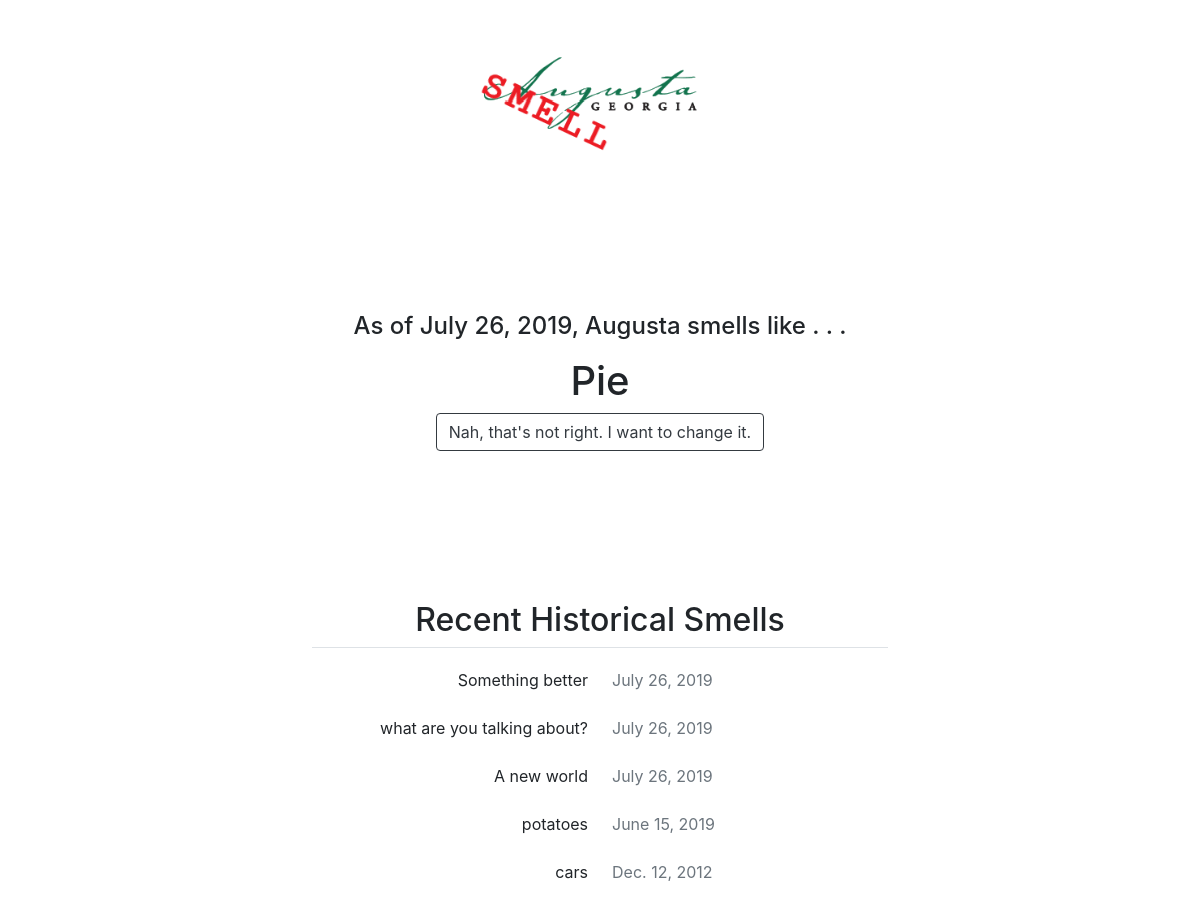
The app's page /, older data.
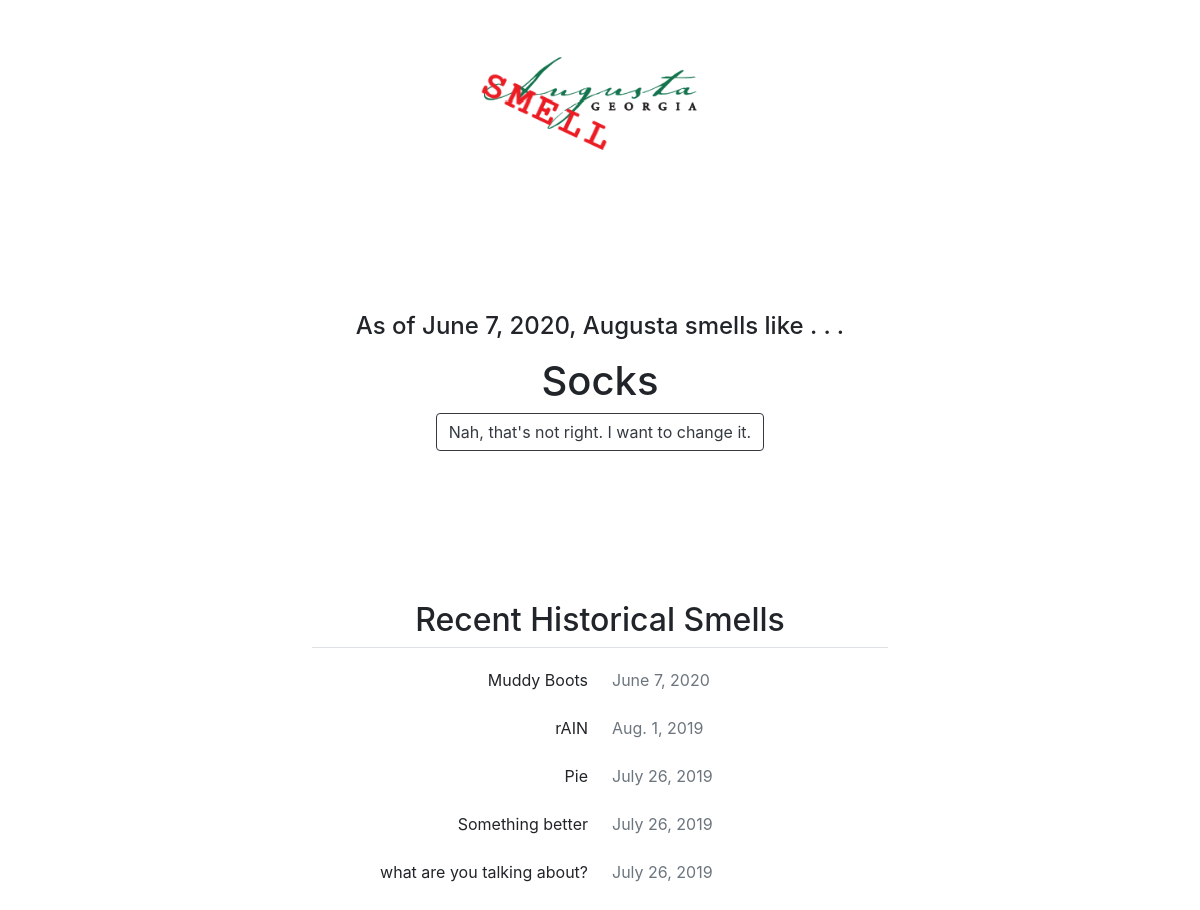
The same page, newer data.
### smell/models.py (models this page shows, shortened)
class Smell(models.Model):
    smell = models.CharField(max_length=50)
    updated_datetime = models.DateField()

### smell/views.py (the view)
# urls.py: url(r'^$', views.index, name='index'),
def index(request):
    date = datetime.now()
    smell = "Rain"
    current_smell = Smell.objects.order_by('-pk')[0]
    last_five_smells = Smell.objects.order_by('-pk')[1:6]
    return render(request, 'smell/smell.html', {'date' : current_smell.updated_datetime, 'smell' : current_smell.smell, 'smell_history' : last_five_smells})

### smell/templates/smell/smell.html
{% extends 'base.html' %}
{% block content %}
	<h4 class="text-center" style="padding-top:150px">As of {{date}}, Augusta smells like . . .</h4>
	<h1 class="text-center pt-2">{{smell}}</h1>
	<div class="row justify-content-center">
		<a class= "text-center btn btn-outline-dark" style="text-align: center;" href="{% url 'update' %}">Nah, that's not right.  I want to change it.</a>
	</div>
	<h2 class="text-center pb-2 border-bottom" style="padding-top:150px;margin-left:auto;margin-right:auto;width:50%">Recent Historical Smells</h2>
	<table class="table table-borderless">
		<tbody>
			{% for smell in smell_history %}
			<tr>
				<td class="text-right" style="width:50%">{{smell.smell}}</td>
				<td class="text-muted">{{smell.updated_datetime}}</td>
			</tr>
			{% endfor %}
		</tbody>
	</table>
{% endblock content %}

### templates/base.html (shortened to what this page needs)
{% load static %}
<!doctype html>
<html lang="en">
<head>
    <link rel="stylesheet" href="https://stackpath.bootstrapcdn.com/bootstrap/4.4.1/css/bootstrap.min.css">
    <link rel="stylesheet" type="text/css" href="{% static 'css/base.css' %}">
</head>
<body>
    <a href="{% url 'index' %}"><img class="logo" src="{% static 'images/augusta_logo.PNG' %}" alt="#"></a>
    <div class="main_content">
        {% block content %}{% endblock %}
    </div>
</body>
</html>

### static/css/base.css (style rules this page uses)
html { min-height: 100%; }
body { background-color: white; padding-top: 50px; min-height: 100vh; position: relative; margin: 0; padding-bottom: 60px; }
.logo { display: block; margin-left: auto; margin-right: auto; width: 20%; }
div.main_content { max-width: 1280px; margin: auto; padding: 0 2% 2%; }

Row changes from the older to the newer data that the page shows:
no longer on this page (row unchanged): Smell: smell "A new world", updated_datetime "July 26, 2019"
no longer on this page (row unchanged): Smell: smell "potatoes", updated_datetime "June 15, 2019"
no longer on this page (row unchanged): Smell: smell "cars", updated_datetime "Dec. 12, 2012"
added Smell: updated_datetime "June 7, 2020", smell "Socks"
added Smell: smell "Muddy Boots", updated_datetime "June 7, 2020"
added Smell: smell "rAIN", updated_datetime "Aug. 1, 2019"
now on one of the page's lists (row unchanged): Smell: smell "Pie", updated_datetime "July 26, 2019"
Text that changed along with them:
{{ date }}: "July 26, 2019" → "June 7, 2020"
{{ smell }}: "Pie" → "Socks"
